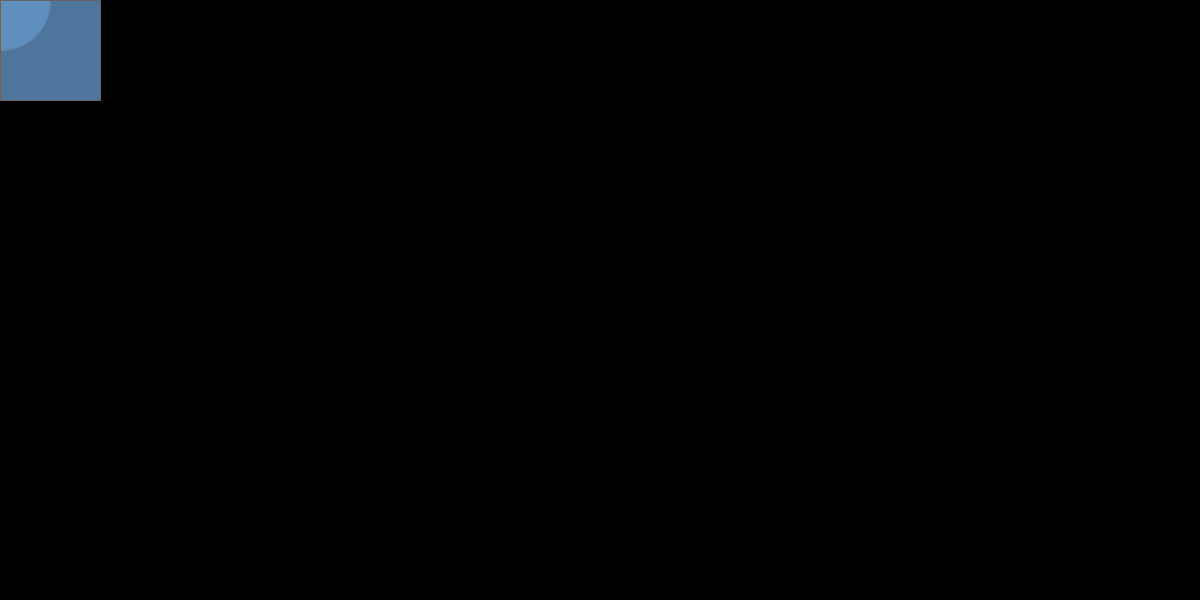
Frame 1 (no input)
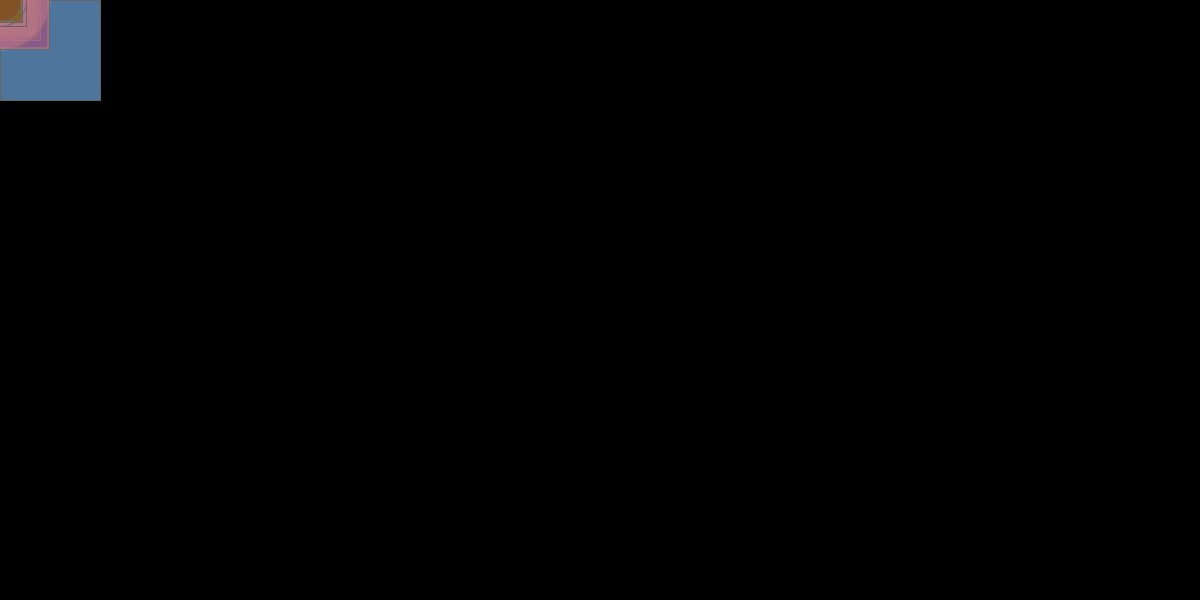
Frame 60 (the mouse pressed at the canvas centre just before this capture)
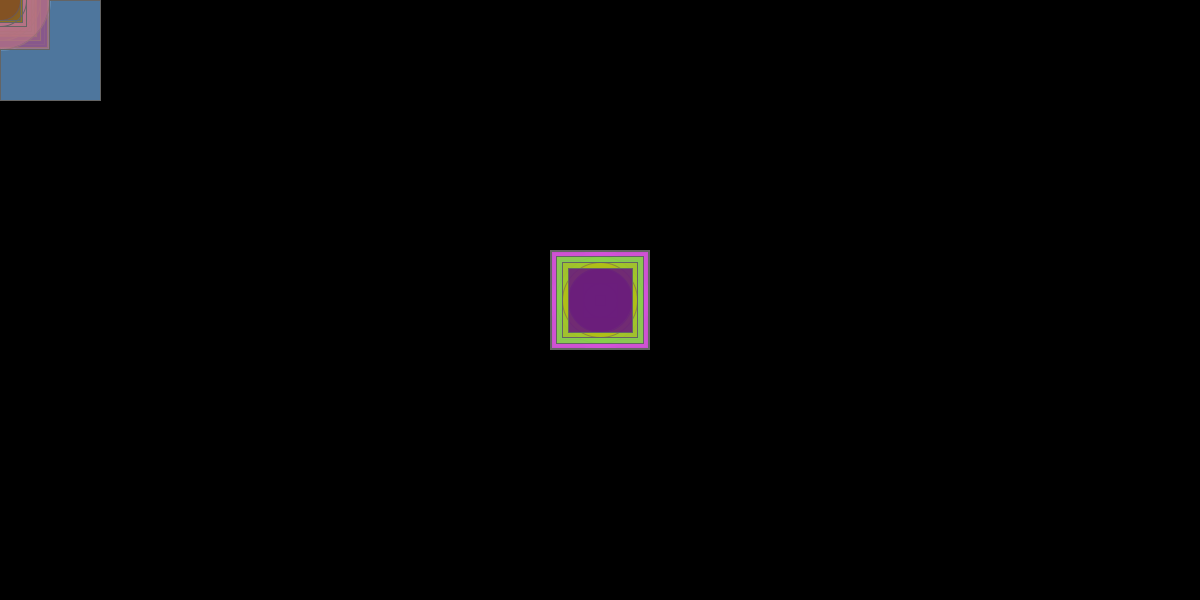
Frame 120 (the mouse held since frame 60 and released just before this capture)

The Processing sketch that drew these frames (run headless with seeded random() and noise(); from frame 60 on, the mouse is pressed at the canvas centre):

// Processing sketch: processing_174065
// ── processing_174065.pde

float r= 100;
float g = 150;
float b = 200;
float a = 200;
float diam = 100;
float x = 100;
float y = 100;
float compteur;
void setup () {
  size(1200,600);
  background(0);
  smooth();
   
}


void draw () {
  stroke (100);
  fill(r,g,b,a);
  ellipse (mouseX,mouseY,diam,diam);
  rect(mouseX,mouseY,diam,diam);
  x = int(random(0,255));
  y = int(random(0,255));
  r = int(random(0,255));
  g = int(random(0,255));
  b = int(random(0,255));
  a = int(random(0,255));
  diam = int(random(100));

    compteur = compteur + 1;{
    translate(x,y);
    rotate(compteur);
    rectMode(CENTER); 
  } 

}
